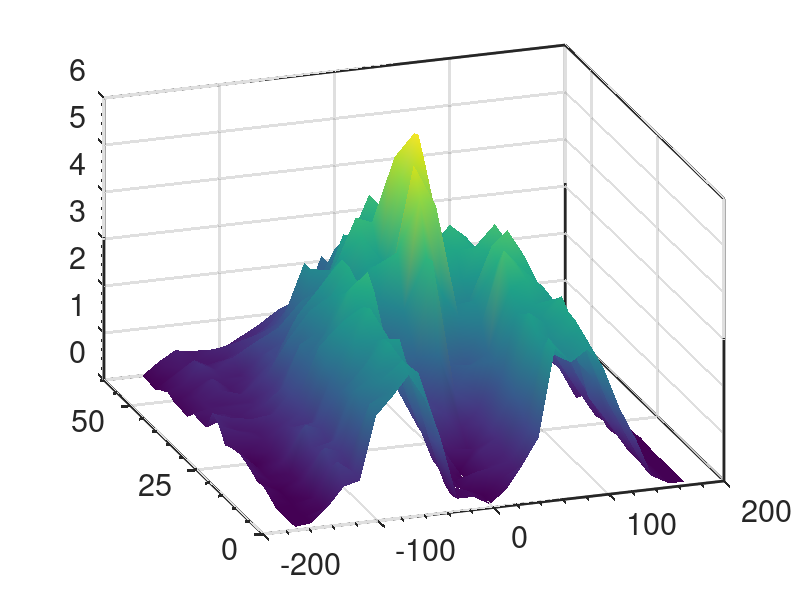

Reproduce this figure in MATLAB. (Note: this script raises an error after producing the figure.)

load('Resultfig4p6.mat')
%% figure 
  figure('position',[100,100,500,500]) %[left bottom width height]
  Result = Result(Result(:,1)<=60,:);
  N=numel(Result)/2;
  [n,bin]=hist3(Result,[25,25]);
   y=bin{1};
   x=bin{2};
   pxy=1000*n/N;
   [xx,yy]=meshgrid(x,y);
   
   surf(xx,yy,pxy)
 % 
zlim([0 6])
box on
FS=22
set(gca,'xtick',[-200:100:200],'ytick',[0:25:50],'linewidth',2,'fontsize',FS,'ticklength',[0.025 0.02],...
    'xminortick','on','yminortick','on','zminortick','on');
% ylabel('Length','fontsize',FS,'Interpreter','latex')
%ylim([0 5.0])
% ytickformat('%1.1f')
% xlabel('Maximum uptake rate of nutrient by plant, $c$','fontsize',FS,'Interpreter','latex')
% xlabel('Angle, $c$','fontsize',FS,'Interpreter','latex')
%xlim([0 0.30]);
% zlabel('Probability','fontsize',FS,'Interpreter','latex')
% 
shading interp
view(-19,30)

save2pdf('Fig4p6AngleS')
%    shading interp 
%    xlim([Amin Amax])
%    ylim([0 60])